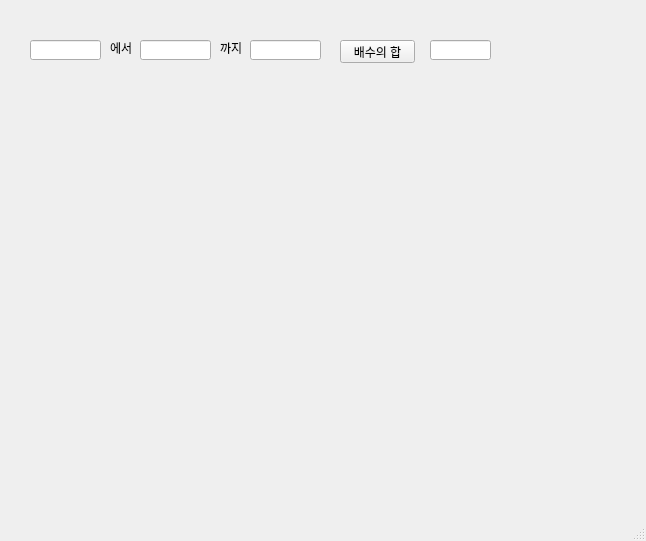
<?xml version="1.0" encoding="UTF-8"?>
<ui version="4.0">
 <class>MainWindow</class>
 <widget class="QMainWindow" name="MainWindow">
  <property name="geometry">
   <rect>
    <x>0</x>
    <y>0</y>
    <width>646</width>
    <height>541</height>
   </rect>
  </property>
  <property name="windowTitle">
   <string>MainWindow</string>
  </property>
  <widget class="QWidget" name="centralwidget">
   <widget class="QLineEdit" name="leA">
    <property name="geometry">
     <rect>
      <x>30</x>
      <y>40</y>
      <width>71</width>
      <height>20</height>
     </rect>
    </property>
   </widget>
   <widget class="QLineEdit" name="leB">
    <property name="geometry">
     <rect>
      <x>140</x>
      <y>40</y>
      <width>71</width>
      <height>20</height>
     </rect>
    </property>
   </widget>
   <widget class="QLineEdit" name="leD">
    <property name="geometry">
     <rect>
      <x>430</x>
      <y>40</y>
      <width>61</width>
      <height>20</height>
     </rect>
    </property>
   </widget>
   <widget class="QLabel" name="label">
    <property name="geometry">
     <rect>
      <x>110</x>
      <y>40</y>
      <width>41</width>
      <height>16</height>
     </rect>
    </property>
    <property name="text">
     <string>에서</string>
    </property>
   </widget>
   <widget class="QPushButton" name="pb">
    <property name="geometry">
     <rect>
      <x>340</x>
      <y>40</y>
      <width>75</width>
      <height>23</height>
     </rect>
    </property>
    <property name="text">
     <string>배수의 합</string>
    </property>
   </widget>
   <widget class="QLabel" name="label_2">
    <property name="geometry">
     <rect>
      <x>220</x>
      <y>40</y>
      <width>41</width>
      <height>16</height>
     </rect>
    </property>
    <property name="text">
     <string>까지</string>
    </property>
   </widget>
   <widget class="QLineEdit" name="leC">
    <property name="geometry">
     <rect>
      <x>250</x>
      <y>40</y>
      <width>71</width>
      <height>20</height>
     </rect>
    </property>
   </widget>
  </widget>
  <widget class="QMenuBar" name="menubar">
   <property name="geometry">
    <rect>
     <x>0</x>
     <y>0</y>
     <width>646</width>
     <height>21</height>
    </rect>
   </property>
  </widget>
  <widget class="QStatusBar" name="statusbar"/>
 </widget>
 <resources/>
 <connections/>
</ui>
